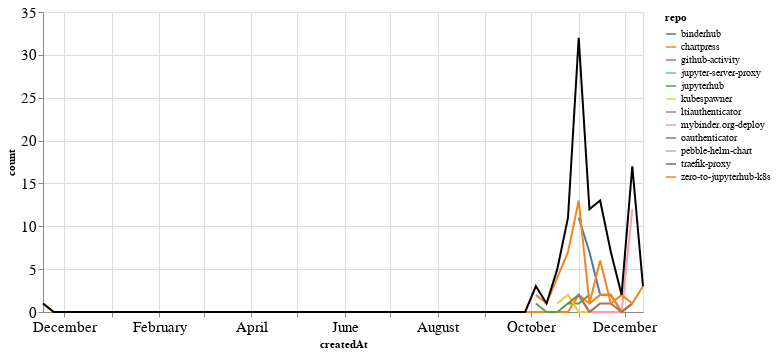

Notebook source saved alongside this figure:
### Markdown cell above
### PRs

### Code cell
prs_time = prs.groupby('repo').resample('W', on='createdAt').count()['author'].reset_index()
prs_time = prs_time.rename(columns={'author': 'count'})
prs_time_total = prs_time.groupby('createdAt').agg({"count": "sum"}).reset_index()

ch1 = alt.Chart(prs_time, width=600).mark_line().encode(
    x='createdAt',
    y='count',
    color='repo',
    tooltip="repo"
)

ch2 = alt.Chart(prs_time_total, width=600).mark_line(color="black").encode(
    x='createdAt',
    y='count',
)

ch1 + ch2

### Figure 1 — Vega-Lite specification as saved in the notebook (floating-point values rounded to 4 significant figures)
{"config": {"axisLeft": {"labelFontSize": 15}, "axisBottom": {"labelFontSize": 15}}, "layer": [{"data": {"name": "data-48ef7cbaa0731c62ea9a7eca5840cee6"}, "mark": "line", "encoding": {"color": {"type": "nominal", "field": "repo"}, "tooltip": {"type": "nominal", "field": "repo"}, "x": {"type": "temporal", "field": "createdAt"}, "y": {"type": "quantitative", "field": "count"}}, "width": 600}, {"data": {"name": "data-c5717d0ceec0be5af5a33f4499d5054e"}, "mark": {"type": "line", "color": "black"}, "encoding": {"x": {"type": "temporal", "field": "createdAt"}, "y": {"type": "quantitative", "field": "count"}}, "width": 600}], "$schema": "https://vega.github.io/schema/vega-lite/v4.8.1.json", "datasets": {"data-48ef7cbaa0731c62ea9a7eca5840cee6": [{"repo": "binderhub", "createdAt": "2020-11-01T00:00:00", "count": 11}, {"repo": "binderhub", "createdAt": "2020-11-08T00:00:00", "count": 7}, {"repo": "binderhub", "createdAt": "2020-11-15T00:00:00", "count": 2}, {"repo": "binderhub", "createdAt": "2020-11-22T00:00:00", "count": 2}, {"repo": "binderhub", "createdAt": "2020-11-29T00:00:00", "count": 0}, {"repo": "binderhub", "createdAt": "2020-12-06T00:00:00", "count": 1}, {"repo": "chartpress", "createdAt": "2019-11-17T00:00:00", "count": 1}, {"repo": "chartpress", "createdAt": "2019-11-24T00:00:00", "count": 0}, {"repo": "chartpress", "createdAt": "2019-12-01T00:00:00", "count": 0}, {"repo": "chartpress", "createdAt": "2019-12-08T00:00:00", "count": 0}, {"repo": "chartpress", "createdAt": "2019-12-15T00:00:00", "count": 0}, {"repo": "chartpress", "createdAt": "2019-12-22T00:00:00", "count": 0}, {"repo": "chartpress", "createdAt": "2019-12-29T00:00:00", "count": 0}, {"repo": "chartpress", "createdAt": "2020-01-05T00:00:00", "count": 0}, {"repo": "chartpress", "createdAt": "2020-01-12T00:00:00", "count": 0}, {"repo": "chartpress", "createdAt": "2020-01-19T00:00:00", "count": 0}, {"repo": "chartpress", "createdAt": "2020-01-26T00:00:00", "count": 0}, {"repo": "chartpress", "createdAt": "2020-02-02T00:00:00", "count": 0}, {"repo": "chartpress", "createdAt": "2020-02-09T00:00:00", "count": 0}, {"repo": "chartpress", "createdAt": "2020-02-16T00:00:00", "count": 0}, {"repo": "chartpress", "createdAt": "2020-02-23T00:00:00", "count": 0}, {"repo": "chartpress", "createdAt": "2020-03-01T00:00:00", "count": 0}, {"repo": "chartpress", "createdAt": "2020-03-08T00:00:00", "count": 0}, {"repo": "chartpress", "createdAt": "2020-03-15T00:00:00", "count": 0}, {"repo": "chartpress", "createdAt": "2020-03-22T00:00:00", "count": 0}, {"repo": "chartpress", "createdAt": "2020-03-29T00:00:00", "count": 0}, {"repo": "chartpress", "createdAt": "2020-04-05T00:00:00", "count": 0}, {"repo": "chartpress", "createdAt": "2020-04-12T00:00:00", "count": 0}, {"repo": "chartpress", "createdAt": "2020-04-19T00:00:00", "count": 0}, {"repo": "chartpress", "createdAt": "2020-04-26T00:00:00", "count": 0}, {"repo": "chartpress", "createdAt": "2020-05-03T00:00:00", "count": 0}, {"repo": "chartpress", "createdAt": "2020-05-10T00:00:00", "count": 0}, {"repo": "chartpress", "createdAt": "2020-05-17T00:00:00", "count": 0}, {"repo": "chartpress", "createdAt": "2020-05-24T00:00:00", "count": 0}, {"repo": "chartpress", "createdAt": "2020-05-31T00:00:00", "count": 0}, {"repo": "chartpress", "createdAt": "2020-06-07T00:00:00", "count": 0}, {"repo": "chartpress", "createdAt": "2020-06-14T00:00:00", "count": 0}, {"repo": "chartpress", "createdAt": "2020-06-21T00:00:00", "count": 0}, {"repo": "chartpress", "createdAt": "2020-06-28T00:00:00", "count": 0}, {"repo": "chartpress", "createdAt": "2020-07-05T00:00:00", "count": 0}, {"repo": "chartpress", "createdAt": "2020-07-12T00:00:00", "count": 0}, {"repo": "chartpress", "createdAt": "2020-07-19T00:00:00", "count": 0}, {"repo": "chartpress", "createdAt": "2020-07-26T00:00:00", "count": 0}, {"repo": "chartpress", "createdAt": "2020-08-02T00:00:00", "count": 0}, {"repo": "chartpress", "createdAt": "2020-08-09T00:00:00", "count": 0}, {"repo": "chartpress", "createdAt": "2020-08-16T00:00:00", "count": 0}, {"repo": "chartpress", "createdAt": "2020-08-23T00:00:00", "count": 0}, {"repo": "chartpress", "createdAt": "2020-08-30T00:00:00", "count": 0}, {"repo": "chartpress", "createdAt": "2020-09-06T00:00:00", "count": 0}, {"repo": "chartpress", "createdAt": "2020-09-13T00:00:00", "count": 0}, {"repo": "chartpress", "createdAt": "2020-09-20T00:00:00", "count": 0}, {"repo": "chartpress", "createdAt": "2020-09-27T00:00:00", "count": 0}, {"repo": "chartpress", "createdAt": "2020-10-04T00:00:00", "count": 0}, {"repo": "chartpress", "createdAt": "2020-10-11T00:00:00", "count": 0}, {"repo": "chartpress", "createdAt": "2020-10-18T00:00:00", "count": 0}, {"repo": "chartpress", "createdAt": "2020-10-25T00:00:00", "count": 0}, {"repo": "chartpress", "createdAt": "2020-11-01T00:00:00", "count": 2}, {"repo": "chartpress", "createdAt": "2020-11-08T00:00:00", "count": 1}, {"repo": "chartpress", "createdAt": "2020-11-15T00:00:00", "count": 2}, {"repo": "chartpress", "createdAt": "2020-11-22T00:00:00", "count": 2}, {"repo": "chartpress", "createdAt": "2020-11-29T00:00:00", "count": 0}, {"repo": "chartpress", "createdAt": "2020-12-06T00:00:00", "count": 1}, {"repo": "github-activity", "createdAt": "2020-11-01T00:00:00", "count": 1}, {"repo": "jupyter-server-proxy", "createdAt": "2020-11-22T00:00:00", "count": 1}, {"repo": "jupyterhub", "createdAt": "2020-10-04T00:00:00", "count": 1}, {"repo": "jupyterhub", "createdAt": "2020-10-11T00:00:00", "count": 0}, {"repo": "jupyterhub", "createdAt": "2020-10-18T00:00:00", "count": 0}, {"repo": "jupyterhub", "createdAt": "2020-10-25T00:00:00", "count": 1}, {"repo": "jupyterhub", "createdAt": "2020-11-01T00:00:00", "count": 1}, {"repo": "jupyterhub", "createdAt": "2020-11-08T00:00:00", "count": 2}, {"repo": "kubespawner", "createdAt": "2020-10-18T00:00:00", "count": 1}, {"repo": "kubespawner", "createdAt": "2020-10-25T00:00:00", "count": 2}, {"repo": "kubespawner", "createdAt": "2020-11-01T00:00:00", "count": 0}, {"repo": "kubespawner", "createdAt": "2020-11-08T00:00:00", "count": 0}, {"repo": "kubespawner", "createdAt": "2020-11-15T00:00:00", "count": 1}, {"repo": "ltiauthenticator", "createdAt": "2020-11-15T00:00:00", "count": 1}, {"repo": "mybinder.org-deploy", "createdAt": "2020-11-01T00:00:00", "count": 2}, {"repo": "mybinder.org-deploy", "createdAt": "2020-11-08T00:00:00", "count": 0}, {"repo": "mybinder.org-deploy", "createdAt": "2020-11-15T00:00:00", "count": 0}, {"repo": "mybinder.org-deploy", "createdAt": "2020-11-22T00:00:00", "count": 0}, {"repo": "mybinder.org-deploy", "createdAt": "2020-11-29T00:00:00", "count": 0}, {"repo": "mybinder.org-deploy", "createdAt": "2020-12-06T00:00:00", "count": 12}, {"repo": "oauthenticator", "createdAt": "2020-10-25T00:00:00", "count": 1}, {"repo": "oauthenticator", "createdAt": "2020-11-01T00:00:00", "count": 2}, {"repo": "oauthenticator", "createdAt": "2020-11-08T00:00:00", "count": 0}, {"repo": "oauthenticator", "createdAt": "2020-11-15T00:00:00", "count": 1}, {"repo": "oauthenticator", "createdAt": "2020-11-22T00:00:00", "count": 1}, {"repo": "oauthenticator", "createdAt": "2020-11-29T00:00:00", "count": 0}, {"repo": "oauthenticator", "createdAt": "2020-12-06T00:00:00", "count": 1}, {"repo": "pebble-helm-chart", "createdAt": "2020-11-08T00:00:00", "count": 1}, {"repo": "traefik-proxy", "createdAt": "2020-12-06T00:00:00", "count": 1}, {"repo": "zero-to-jupyterhub-k8s", "createdAt": "2020-10-04T00:00:00", "count": 2}, {"repo": "zero-to-jupyterhub-k8s", "createdAt": "2020-10-11T00:00:00", "count": 1}, {"repo": "zero-to-jupyterhub-k8s", "createdAt": "2020-10-18T00:00:00", "count": 4}, {"repo": "zero-to-jupyterhub-k8s", "createdAt": "2020-10-25T00:00:00", "count": 7}, {"repo": "zero-to-jupyterhub-k8s", "createdAt": "2020-11-01T00:00:00", "count": 13}, {"repo": "zero-to-jupyterhub-k8s", "createdAt": "2020-11-08T00:00:00", "count": 1}, {"repo": "zero-to-jupyterhub-k8s", "createdAt": "2020-11-15T00:00:00", "count": 6}, {"repo": "zero-to-jupyterhub-k8s", "createdAt": "2020-11-22T00:00:00", "count": 1}, {"repo": "zero-to-jupyterhub-k8s", "createdAt": "2020-11-29T00:00:00", "count": 2}, {"repo": "zero-to-jupyterhub-k8s", "createdAt": "2020-12-06T00:00:00", "count": 1}, {"repo": "zero-to-jupyterhub-k8s", "createdAt": "2020-12-13T00:00:00", "count": 3}], "data-c5717d0ceec0be5af5a33f4499d5054e": [{"createdAt": "2019-11-17T00:00:00", "count": 1}, {"createdAt": "2019-11-24T00:00:00", "count": 0}, {"createdAt": "2019-12-01T00:00:00", "count": 0}, {"createdAt": "2019-12-08T00:00:00", "count": 0}, {"createdAt": "2019-12-15T00:00:00", "count": 0}, {"createdAt": "2019-12-22T00:00:00", "count": 0}, {"createdAt": "2019-12-29T00:00:00", "count": 0}, {"createdAt": "2020-01-05T00:00:00", "count": 0}, {"createdAt": "2020-01-12T00:00:00", "count": 0}, {"createdAt": "2020-01-19T00:00:00", "count": 0}, {"createdAt": "2020-01-26T00:00:00", "count": 0}, {"createdAt": "2020-02-02T00:00:00", "count": 0}, {"createdAt": "2020-02-09T00:00:00", "count": 0}, {"createdAt": "2020-02-16T00:00:00", "count": 0}, {"createdAt": "2020-02-23T00:00:00", "count": 0}, {"createdAt": "2020-03-01T00:00:00", "count": 0}, {"createdAt": "2020-03-08T00:00:00", "count": 0}, {"createdAt": "2020-03-15T00:00:00", "count": 0}, {"createdAt": "2020-03-22T00:00:00", "count": 0}, {"createdAt": "2020-03-29T00:00:00", "count": 0}, {"createdAt": "2020-04-05T00:00:00", "count": 0}, {"createdAt": "2020-04-12T00:00:00", "count": 0}, {"createdAt": "2020-04-19T00:00:00", "count": 0}, {"createdAt": "2020-04-26T00:00:00", "count": 0}, {"createdAt": "2020-05-03T00:00:00", "count": 0}, {"createdAt": "2020-05-10T00:00:00", "count": 0}, {"createdAt": "2020-05-17T00:00:00", "count": 0}, {"createdAt": "2020-05-24T00:00:00", "count": 0}, {"createdAt": "2020-05-31T00:00:00", "count": 0}, {"createdAt": "2020-06-07T00:00:00", "count": 0}, {"createdAt": "2020-06-14T00:00:00", "count": 0}, {"createdAt": "2020-06-21T00:00:00", "count": 0}, {"createdAt": "2020-06-28T00:00:00", "count": 0}, {"createdAt": "2020-07-05T00:00:00", "count": 0}, {"createdAt": "2020-07-12T00:00:00", "count": 0}, {"createdAt": "2020-07-19T00:00:00", "count": 0}, {"createdAt": "2020-07-26T00:00:00", "count": 0}, {"createdAt": "2020-08-02T00:00:00", "count": 0}, {"createdAt": "2020-08-09T00:00:00", "count": 0}, {"createdAt": "2020-08-16T00:00:00", "count": 0}, {"createdAt": "2020-08-23T00:00:00", "count": 0}, {"createdAt": "2020-08-30T00:00:00", "count": 0}, {"createdAt": "2020-09-06T00:00:00", "count": 0}, {"createdAt": "2020-09-13T00:00:00", "count": 0}, {"createdAt": "2020-09-20T00:00:00", "count": 0}, {"createdAt": "2020-09-27T00:00:00", "count": 0}, {"createdAt": "2020-10-04T00:00:00", "count": 3}, {"createdAt": "2020-10-11T00:00:00", "count": 1}, {"createdAt": "2020-10-18T00:00:00", "count": 5}, {"createdAt": "2020-10-25T00:00:00", "count": 11}, {"createdAt": "2020-11-01T00:00:00", "count": 32}, {"createdAt": "2020-11-08T00:00:00", "count": 12}, {"createdAt": "2020-11-15T00:00:00", "count": 13}, {"createdAt": "2020-11-22T00:00:00", "count": 7}, {"createdAt": "2020-11-29T00:00:00", "count": 2}, {"createdAt": "2020-12-06T00:00:00", "count": 17}, {"createdAt": "2020-12-13T00:00:00", "count": 3}]}}
